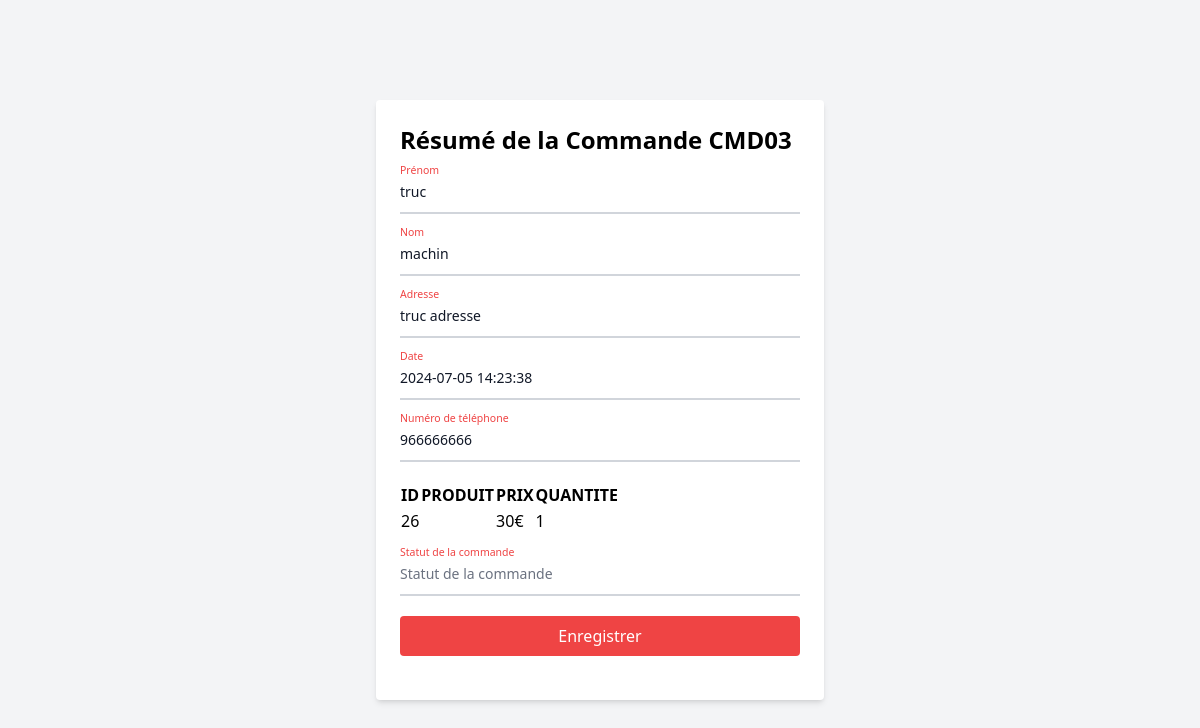
The app's page /back_office/edit_order.php?id=3 with its own data.
### tables this page shows
CREATE TABLE `orders` (
  `id` int NOT NULL,
  `order_id` int NOT NULL,
  `user_id` int NOT NULL,
  `user_firstname` varchar(255) NOT NULL,
  `user_name` varchar(255) NOT NULL,
  `user_adress` varchar(255) NOT NULL,
  `email` varchar(255) NOT NULL,
  `phone_number` int NOT NULL,
  `date_order` varchar(255) NOT NULL,
  `product_name` varchar(255) NOT NULL,
  `product_id` int NOT NULL,
  `product_price` int NOT NULL,
  `quantity` int NOT NULL,
  `total_price` int NOT NULL,
  `livraison` varchar(255) NOT NULL,
  `statut` varchar(255) NOT NULL DEFAULT 'en attente'
);

### src/back_office/edit_order.php (the view, shortened to what this page needs)
<?php
if(isset($_GET["id"]) && !empty($_GET["id"])){
    require_once("../connect.php");
    $id = strip_tags($_GET["id"]);
    $sql = "SELECT * FROM orders WHERE order_id = :order_id";
    $query= $db->prepare($sql);
    $query->bindValue(":order_id", $id, PDO::PARAM_INT);
    $query->execute();
    $orders = $query->fetchAll();
} else {
    header("Location: orders.php");
    exit();
}
?>
<!doctype html>
<html lang="fr">
<head>
  <link rel="stylesheet" href="../styles/output.css">
  <link rel="stylesheet" href="../styles/reset.css">
</head>
<body class="flex items-center justify-center min-h-screen bg-gray-100">
    <?php
        $orderId = $orders[0]["order_id"];
                 $displayOrderId = 'CMD0' . $orderId;
        ?>
    <form id="order_form" class="max-w-md mx-auto bg-white p-6 rounded shadow-md w-full" method="post">
        <h1 class="text-2xl font-bold mb-4">Résumé de la Commande <?=$displayOrderId?></h1>
        <div class="relative z-0 w-full mb-5 group">
            <input type="text" name="firstname" id="firstname" value="<?=$orders[0]["user_firstname"]?>" class="block py-2.5 px-0 w-full text-sm text-gray-900 bg-transparent border-0 border-b-2 border-gray-300 appearance-none focus:outline-none focus:ring-0 focus:border-red-600 peer" placeholder=" " required />
            <label for="firstname" class="peer-focus:font-medium absolute text-sm text-red-500 duration-300 transform -translate-y-6 scale-75 top-3 -z-10 origin-[0] peer-focus:start-0 peer-focus:text-red-600 peer-placeholder-shown:scale-100 peer-placeholder-shown:translate-y-0 peer-focus:scale-75 peer-focus:-translate-y-6">Prénom</label>
        </div>
        <div class="relative z-0 w-full mb-5 group">
            <input type="text" name="lastname" id="lastname" value="<?=$orders[0]["user_name"]?>" class="block py-2.5 px-0 w-full text-sm text-gray-900 bg-transparent border-0 border-b-2 border-gray-300 appearance-none focus:outline-none focus:ring-0 focus:border-red-600 peer" placeholder=" " required />
            <label for="lastname" class="peer-focus:font-medium absolute text-sm text-red-500 duration-300 transform -translate-y-6 scale-75 top-3 -z-10 origin-[0] peer-focus:start-0 peer-focus:text-red-600 peer-placeholder-shown:scale-100 peer-placeholder-shown:translate-y-0 peer-focus:scale-75 peer-focus:-translate-y-6">Nom</label>
        </div>
        <div class="relative z-0 w-full mb-5 group">
            <input type="text" name="adress" id="adress" value="<?=$orders[0]["user_adress"]?>" class="block py-2.5 px-0 w-full text-sm text-gray-900 bg-transparent border-0 border-b-2 border-gray-300 appearance-none focus:outline-none focus:ring-0 focus:border-red-600 peer" placeholder=" " required />
            <label for="adress" class="peer-focus:font-medium absolute text-sm text-red-500 duration-300 transform -translate-y-6 scale-75 top-3 -z-10 origin-[0] peer-focus:start-0 peer-focus:text-red-600 peer-placeholder-shown:scale-100 peer-placeholder-shown:translate-y-0 peer-focus:scale-75 peer-focus:-translate-y-6">Adresse</label>
        </div>
        <div class="relative z-0 w-full mb-5 group">
            <input type="text" name="date" id="date" value="<?=$orders[0]["date_order"]?>" class="block py-2.5 px-0 w-full text-sm text-gray-900 bg-transparent border-0 border-b-2 border-gray-300 appearance-none focus:outline-none focus:ring-0 focus:border-red-600 peer" placeholder=" " required />
            <label for="adress" class="peer-focus:font-medium absolute text-sm text-red-500 duration-300 transform -translate-y-6 scale-75 top-3 -z-10 origin-[0] peer-focus:start-0 peer-focus:text-red-600 peer-placeholder-shown:scale-100 peer-placeholder-shown:translate-y-0 peer-focus:scale-75 peer-focus:-translate-y-6">Date</label>
        </div>
        <div class="relative z-0 w-full mb-5 group">
            <input type="tel" name="phonenumber" id="phonenumber" value="<?=$orders[0]["phone_number"]?>" pattern="[0-9]{10}" class="block py-2.5 px-0 w-full text-sm text-gray-900 bg-transparent border-0 border-b-2 border-gray-300 appearance-none focus:outline-none focus:ring-0 focus:border-red-600 peer" placeholder=" " required />
            <label for="phonenumber" class="peer-focus:font-medium absolute text-sm text-red-500 duration-300 transform -translate-y-6 scale-75 top-3 -z-10 origin-[0] peer-focus:start-0 peer-focus:text-red-600 peer-placeholder-shown:scale-100 peer-placeholder-shown:translate-y-0 peer-focus:scale-75 peer-focus:-translate-y-6">Numéro de téléphone</label>
        </div>
        <div class="relative z-0 w-full mb-5 group">
          <table>
            <thead>
                <tr>
                    <th>ID</th>
                    <th>PRODUIT</th>
                    <th>PRIX</th>
                    <th>QUANTITE</th>
                </tr>
            </thead>
            <tbody>
           <?php foreach($orders as $order){ ?>
                <tr>
                    <td><?=$order["product_id"]?></td>
                    <td><?=$order["product_name"]?></td>
                    <td><?=$order["product_price"]?>€</td>
                    <td><?=$order["quantity"]?></td>
                </tr>
                <?php
                }
                ?>
            </tbody>
          </table>
        </div>
        <div class="relative z-0 w-full mb-5 group">
            <select name="statut" id="statut" value="<?=$order[0]['statut']?>" class="block py-2.5 px-0 w-full text-sm text-gray-500 bg-transparent border-0 border-b-2 border-gray-300 appearance-none focus:outline-none focus:ring-0 focus:border-red-600 peer" required>
                <option value="" disabled selected>Statut de la commande</option>
            </select>
            <label for="statut" class="peer-focus:font-medium absolute text-sm text-red-500 duration-300 transform -translate-y-6 scale-75 top-3 -z-10 origin-[0] peer-focus:start-0 peer-focus:text-red-600 peer-placeholder-shown:scale-100 peer-placeholder-shown:translate-y-0 peer-focus:scale-75 peer-focus:-translate-y-6">Statut de la commande</label>
        </div>
        <div id="order_btn">
            <button type="submit" class="w-full bg-red-500 text-white py-2 rounded hover:bg-red-600 mb-5">Enregistrer</button>
        </div>
    </form>
</body>
</html>

### records on screen
orders: order "CMD03", firstname "truc", lastname "machin", adress "truc adresse", date "2024-07-05 14:23:38", phonenumber "966666666", product "26", product_price "30", quantity "1"
